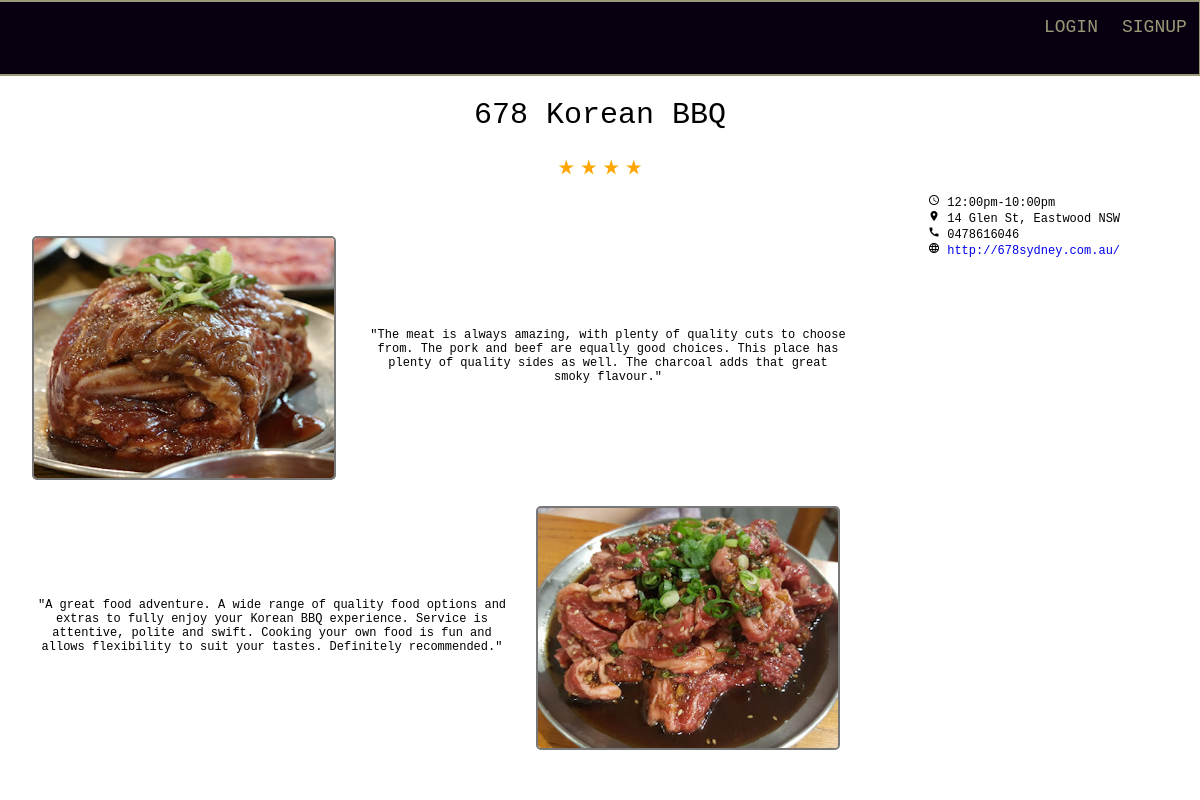
The page /place?place_id=2 on the database its author committed.
### tables this page shows
CREATE TABLE "catalogue" (
    place_id INTEGER PRIMARY KEY AUTOINCREMENT,
    name TEXT NOT NULL,
    category TEXT NOT NULL,
    coordx FLOAT NOT NULL,
    coordy FLOAT NOT NULL,
    address TEXT NOT NULL,
    open_hours TEXT NOT NULL,
    website TEXT NOT NULL,
    phone_number TEXT NOT NUll
, rating FLOAT);

CREATE TABLE "images" ("set_id" INTEGER NOT NULL PRIMARY KEY AUTOINCREMENT, image1 TEXT NOT NULl, image2 TEXT NOT NULL, image3 TEXT NOT NULL);

CREATE TABLE "reviews" ("review_id" INTEGER NOT NULL PRIMARY KEY AUTOINCREMENT, review1 TEXT NOT NULL, review2 TEXT NOT NULL);

### app.py (the view)
@app.route('/place', methods=['GET'])
def showplace():
    query = f"SELECT * FROM catalogue WHERE place_id={request.args.get('place_id')}"
    reviews = f"SELECT * FROM reviews WHERE review_id={request.args.get('place_id')}"
    return render_template('place.html',
                           catalogue=sqlite3.connect('database/data.db').cursor()
                           .execute(query).fetchall(),
                            images=sqlite3.connect('database/data.db').cursor()
                                .execute("SELECT * FROM images").fetchall(),
                            reviews=sqlite3.connect('database/data.db').cursor()
                                .execute(reviews).fetchall(),
                           close=sqlite3.connect('database/data.db').close())

### templates/place.html (shortened to what this page needs)
{% include 'menu.html' %}
<link href="https://api.mapbox.com/mapbox-gl-js/v3.9.4/mapbox-gl.css" rel="stylesheet">
<div class="container2" style="overflow-x: hidden; overflow-y: scroll; max-height: 85.5vh;">
    <div class="title">{{ catalogue[0][1] }}</div>
    <p style="font-size: 1.5vw; margin: 0; margin-right: 1vw; margin-left: 1vw; text-align: center;"><i class="material-icons" style="font-size: 1.5vw; color: orange; text-align: center;">
    {% if catalogue[0][9]>=0.5 %}
        {% if catalogue[0][9]>=1.5 %}
            {% if catalogue[0][9]>=2.5 %}
                {% if catalogue[0][9]>=3.5 %}
                    {% if catalogue[0][9]>=4.5 %}
                        star_rate star_rate star_rate star_rate star_rate
                    {%else%}
                        star_rate star_rate star_rate star_rate
                    {%endif%}
                {%else%}
                    star_rate star_rate star_rate
                {%endif%}
            {%else%}
                star_rate star_rate
            {%endif%}
        {%else%}
            star_rate
        {%endif%}
    {%endif%}
    </i></p>
    <div class="contact" style="text-align: left;">
        <li style="font-size: 1vw;"><i class="material-icons" style="font-size: 1vw;">schedule</i> {{catalogue[0][6]}}</li>
        <li style="font-size: 1vw;"><i class="material-icons" style="font-size: 1vw;">location_on</i> {{catalogue[0][5]}}</li>
        <li style="font-size: 1vw;"><i class="material-icons" style="font-size: 1vw;">call</i> {{catalogue[0][8]}}</li>
        <li style="font-size: 1vw;"><i class="material-icons" style="font-size: 1vw;">language</i> <a href="{{catalogue[0][7]}}" style="text-decoration-line: none;">{{catalogue[0][7]}}</a></li>
    </div>
    <div style="display: grid; grid-template-columns: 28vw auto; width: 70vw; background-color: #fff; margin-top: 5vw;">
        <div style="width: 25vw; height: 20vw; overflow: hidden; border-radius: 5px; border: 2px solid #777;"><img style="width: 25vw; height: 20vw;"src="static/images/{{images[catalogue[0][0]][2]}}.png"></div>
        <div style="display: flex;height: 20vw; width: 40vw;background-color: #fff; align-items: center; font-size: 1vw;">"{{reviews[0][1]}}"</div>
    </div>
    <div style="display: grid; grid-template-columns: auto 28vw; width: 70vw; background-color: #fff; margin-top: 10vw;">
        <div style="display: flex;height: 20vw; width: 40vw;background-color: #fff; align-items: center; font-size: 1vw; padding-bottom: 5vw;">"{{reviews[0][2]}}"</div>
        <div style="width: 25vw; height: 20vw; overflow: hidden; border-radius: 5px; border: 2px solid #777;"><img style="width: 25vw; height: 20vw;"src="static/images/{{images[catalogue[0][0]][3]}}.png"></div>
    </div>
    <div id="map"></div>
</div>
<body>
</body>

### static/css/style.css (style rules this page uses)
body { overflow: hidden; font-family: Courier, serif; margin: 0; }
.container2 { position: relative; padding: 1vw; height: 100vh; margin: 1vh; margin-top: 10px; }
.container2 > div { text-align: center; height: 12.5vw; margin-left: 1vw; margin-right: 1vw; }
#map { position: absolute; height: 20vw; width: 20vw; right: 1.25vw; top: 18vw; }
.container2 > .contact { background-color: #fff; top: 9vw; position: absolute; width: 20vw; height: 7.5vw; right: 1vw; }
.container2 > .contact > li { text-decoration: none; list-style: none; }
.container2 > .title { background-color: #fff; height: 5vw; font-size: 2.5vw; }

### rows shown on the page
catalogue: name "678 Korean BBQ", open_hours "12:00pm-10:00pm", address "14 Glen St, Eastwood NSW", phone_number "0478616046", website "http://678sydney.com.au/", place_id.image2 (picture)
reviews: review1 "The meat is always amazing, with plenty of quality cuts to choose from. The pork and beef are equally good choices. This place has plenty of quality sides as well. The charcoal adds that great smoky flavour.", review2 "A great food adventure. A wide range of quality food options and extras to fully enjoy your Korean BBQ experience. Service is attentive, polite and swift. Cooking your own food is fun and allows flexibility to suit your tastes. Definitely recommended."
images: image3 (picture)
